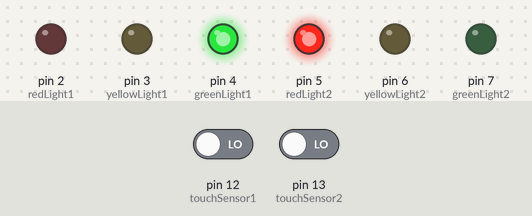
A sketch run on a simulated Arduino Uno, built with avr-gcc and run on an emulated ATmega328P. On the bench: output pins drawn as LEDs (lit = HIGH). Dashed ring = blinking. Inputs (shaded band) come from the test bench; at power-on: pin 13 (touchSensor2) LOW, pin 12 (touchSensor1) LOW.

Above: at 8.8 s.
8.9 s: pin 13 (touchSensor2) driven HIGH
At 13.5 s:
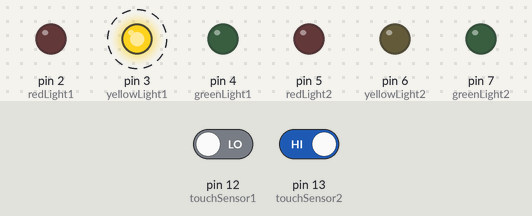
17.7 s: pin 13 (touchSensor2) driven LOW
At 18.4 s:
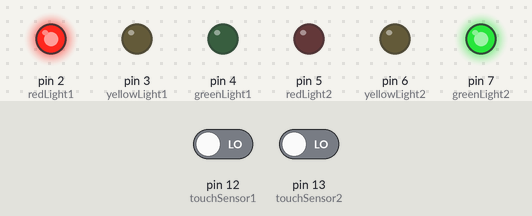
27.3 s: pin 12 (touchSensor1) driven HIGH
At 36.7 s:
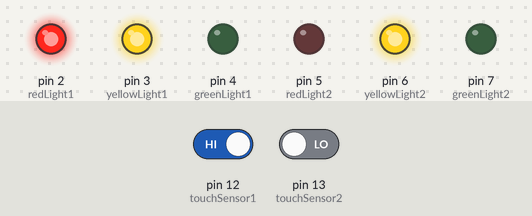
37.0 s: pin 12 (touchSensor1) driven LOW
At 44.1 s:
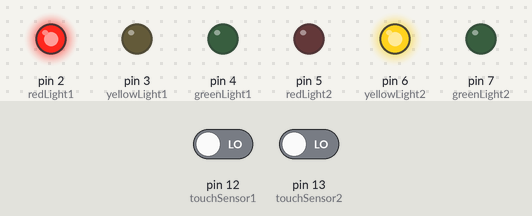
Timing chart, 0 to 56.0 s (numbered marks = the images above; inputs shaded):
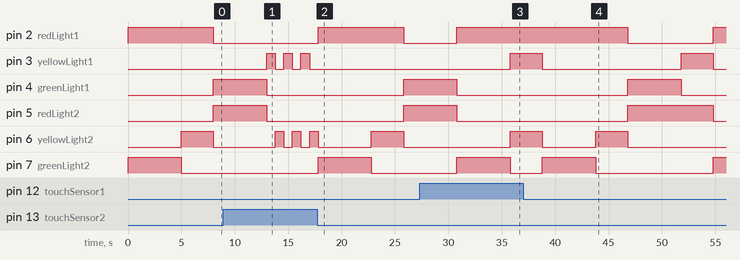

The sketch:

Traffic-LEDs-Multiple-Sequences.ino
```cpp
// Whizzbizz.com - Arnoud - July 2024
//
// Traffic LEDs for two directions. Sequences are configurable in an array of structs.
//
// The cycle in which the colored lights alternate or burn at the same time differs from country to country.
// In the Netherlands, only one light of the tri-color traffic is on at a time. Here in the Netherlands, the
// red light jumps directly to green. In other countries, for example Germany, Hungary, Great Britain, Austria,
// Switzerland, Poland, Lithuania, Norway, Russia and Sweden, before the red light turns green, the orange light
// is lit together with the red light to indicate that the green light will be lit soon.
//
// Written for Arduino. Mega board was used, but should also work with Uno and other types.
// This Sketch also reads two inputs (touch sensors) at inputs D12 and D13
// Sensor 1 off/false shows the 'Dutch traffic lights sequence'
// Sensor 1 on/true switches to the 'German traffic lights sequence'
// When sensor 2 is on/true it overrules and only the two yellow lights will blink
//

// Define digital input pins of touch sensors...
#define touchSensor1 12
#define touchSensor2 13

// Define pins for traffic LED lights
#define redLight1    2
#define yellowLight1 3
#define greenLight1  4
#define redLight2    5
#define yellowLight2 6
#define greenLight2  7

#define debug 0 // Set to 1 for logging to serial monitor...

// Define struct for traffic light sequence
struct LightsStep {
  int duration; // Time in ms for this step in the sequence
  bool red1;    // Red light 1
  bool yellow1; // Yellow light 1
  bool green1;  // Green light 1
  bool red2;    // Red light 2
  bool yellow2; // Yellow light 2
  bool green2;  // Green light 2
};

uint8_t controlSequence = 0; // 1=nl, 2=de, 3=blink. Set to 0 to force initialisation...
uint8_t SequenceStep = 0;

// Define array of structs for traffic light sequences
LightsStep trafficControl_nl[] = {
  { 5000, true, false, false, false, false, true }, // Red1 & Green2 are on...
  { 3000, true, false, false, false, true, false }, // Red1 stays, Green2 --> Yellow2...
  { 5000, false, false, true, true, false, false }, // Green1 & Red2 are on...
  { 3000, false, true, false, true, false, false }  // Green1-->Yellow1, Red2 stays on...
};

LightsStep trafficControl_de[] = {
  { 5000, true, false, false, false, false, true }, // Red1 & Green2 are on...
  { 3000, true, true, false, false, true, false },  // Red1+Yellow1 are on, Green2 --> Yellow2...
  { 5000, false, false, true, true, false, false }, // Green1 & Red2 are on...
  { 3000, false, true, false, true, true, false },  // Green1-->Yellow1, Red2+Yellow2 are on...
};

LightsStep trafficControl_blink[] = {
  { 800, false, true, false, false, false, false },  // Yellow1 & Yellow2 on...
  { 800, false, false, false, false, true, false } // All lamps off...
};

int SequenceSteps; // Number of steps in active sequence. This is size/8 because each struct has a size of 8 bytes...
LightsStep *currentSequence; // Pointer to the current traffic control sequence...

void doLightsStep(LightsStep thisLights) {
  // Light the LED lights of both traffic light posts according this step...
  digitalWrite(redLight1, thisLights.red1);
  digitalWrite(yellowLight1, thisLights.yellow1);
  digitalWrite(greenLight1, thisLights.green1);
  digitalWrite(redLight2, thisLights.red2);
  digitalWrite(yellowLight2, thisLights.yellow2);
  digitalWrite(greenLight2, thisLights.green2);

  // Delay for the duration of this step in the sequence...
  if (debug) {
    Serial.print("Delay: ");
    Serial.println(thisLights.duration);
    Serial.println();
  }
  delay(thisLights.duration);
}

void setup() {
  // Initialize serial communication at 19200 baud rate
  Serial.begin(19200);

  // Set the input pins as inputs
  pinMode(touchSensor1, INPUT);
  pinMode(touchSensor2, INPUT);

  // Initialize traffic light pins as outputs
  pinMode(redLight1, OUTPUT);
  pinMode(yellowLight1, OUTPUT);
  pinMode(greenLight1, OUTPUT);
  pinMode(redLight2, OUTPUT);
  pinMode(yellowLight2, OUTPUT);
  pinMode(greenLight2, OUTPUT);
}

void loop() {
  // Read the status of the two touch sensors...
  if (digitalRead(touchSensor2)) {
    // Blink mode overrules any traffic control...
    if (controlSequence!=3) {
      currentSequence = trafficControl_blink;
      controlSequence = 3;
      SequenceStep = 0;
      SequenceSteps = (sizeof(trafficControl_blink)/sizeof(trafficControl_blink[0]));
    }
  } else {
    if (digitalRead(touchSensor1)) {
      if (controlSequence!=2) {
        currentSequence = trafficControl_de;
        controlSequence = 2;
        SequenceStep = 0;
        SequenceSteps = (sizeof(trafficControl_de)/sizeof(trafficControl_de[0]));
      }
    } else {
      if (controlSequence!=1) {
        currentSequence = trafficControl_nl;
        controlSequence = 1;
        SequenceStep = 0;
        SequenceSteps = (sizeof(trafficControl_nl)/sizeof(trafficControl_nl[0]));
      }
    }
  }

  if (debug) {
    Serial.print("controlSequence: ");
    Serial.println(controlSequence);
    Serial.print("SequenceStep: ");
    Serial.println(SequenceStep);
    Serial.print("SequenceSteps: ");
    Serial.println(SequenceSteps);
  }

  // Do the current traffic light step of the sequence...
  doLightsStep(currentSequence[SequenceStep]);

  // Increment current sequence index for next step...
  SequenceStep++;

  // Check if current sequence index is greater than or equal to the number of steps in this sequence...
  if (SequenceStep >= SequenceSteps) {
    // Reset current sequence index to 0...
    SequenceStep = 0;
  }
}
```

Measured:
- after the input at 8.9 s, pin 2 (redLight1), pin 7 (greenLight2): stays LOW (without the input it goes to HIGH after 7.1 s); pin 5 (redLight2): HIGH → LOW after 4.1 s instead of 7.1 s; pin 6 (yellowLight2): alternates HIGH for 0.80 s and LOW for 0.80 s, starting after 4.9 s
- after the input at 17.7 s, pin 2 (redLight1): LOW → HIGH after 0.10 s, → LOW 8.0 s later; pin 3 (yellowLight1): stops changing and stays LOW; pin 4 (greenLight1), pin 5 (redLight2): LOW → HIGH after 8.1 s; pin 7 (greenLight2): LOW → HIGH after 0.10 s, → LOW 5.0 s later
- after the input at 27.3 s, pin 2 (redLight1), pin 7 (greenLight2): LOW → HIGH after 3.5 s instead of 6.5 s; pin 5 (redLight2): HIGH → LOW after 3.5 s instead of 6.5 s; pin 6 (yellowLight2): LOW → HIGH after 8.5 s
- after the input at 37.0 s, pin 6 (yellowLight2): goes on until 46.8 s, then stays LOW
